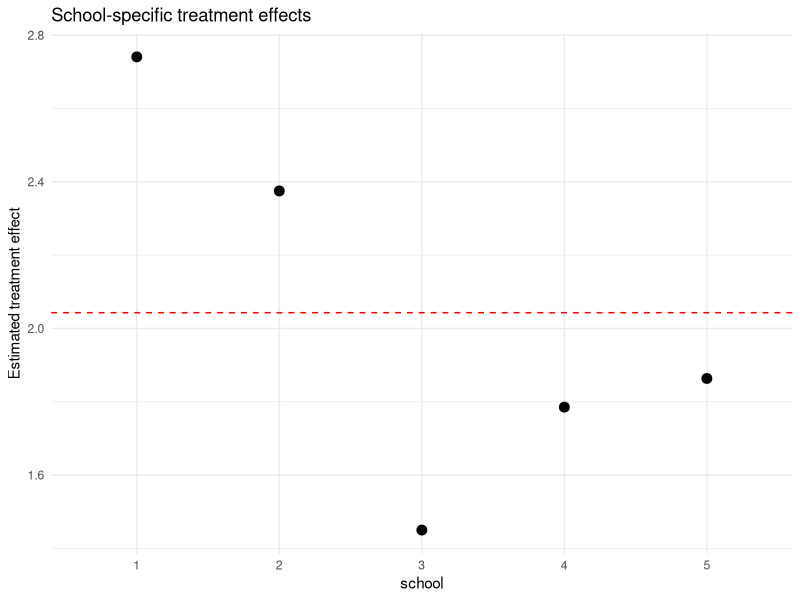
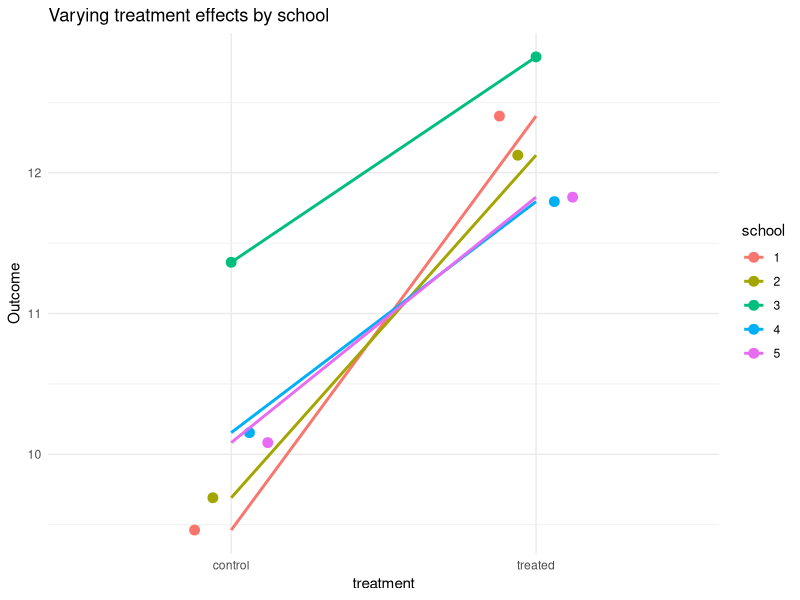
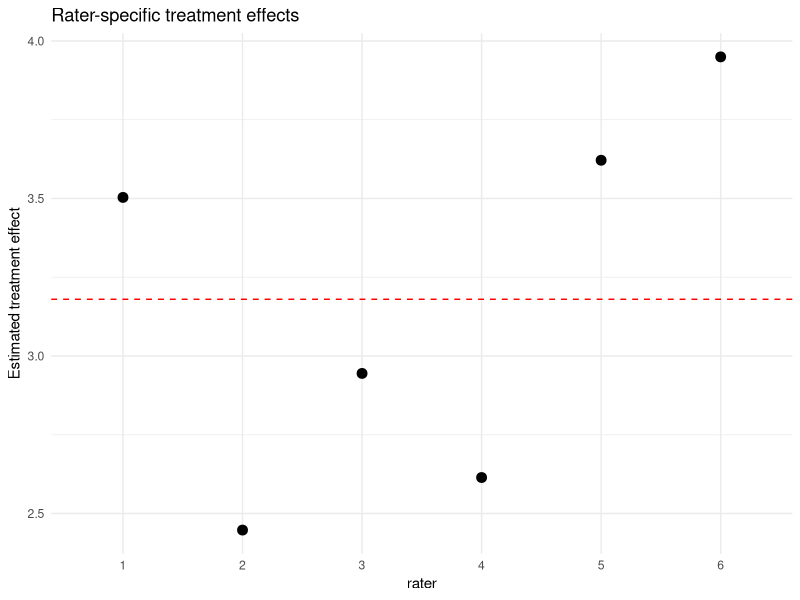
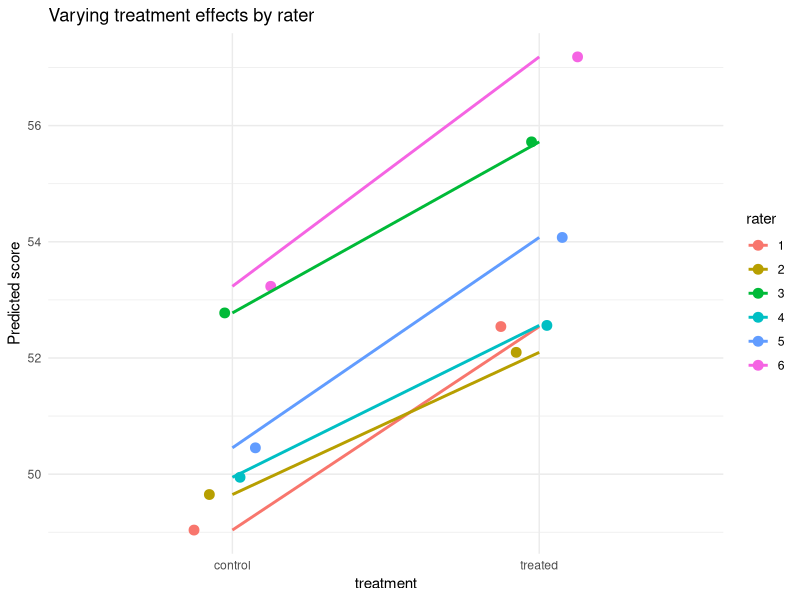

These figures' R source, in order:
## ---- chunk 1
knitr::opts_chunk$set(echo = TRUE)
## ---- chunk 2
library(lme4)
library(glmmTMB)
library(tidyverse)
library(ggplot2)
library(dplyr)
library(broom.mixed)
## ---- chunk 3
set.seed(123)
n_schools <- 5
n_students <- 50

df_nested <- data.frame(
  school = factor(rep(1:n_schools, each = n_students)),
  treatment = factor(rep(rep(c("control","treated"), each = n_students/2), times = n_schools))
)

# Random intercepts and slopes per school
school_intercepts <- rnorm(n_schools, 0, 1)
school_slopes <- rnorm(n_schools, 2, 0.5)

df_nested$y <- 10 +
  school_intercepts[as.numeric(df_nested$school)] +
  school_slopes[as.numeric(df_nested$school)] * (df_nested$treatment == "treated") +
  rnorm(nrow(df_nested), 0, 1)

head(df_nested)
str(df_nested)
## ---- chunk 4
m_nested <- lmer(y ~ treatment + (1 + treatment | school), data = df_nested)
summary(m_nested)
## ---- chunk 5
fix <- fixef(m_nested)
ranefs <- ranef(m_nested)$school

school_effects <- data.frame(
  school = rownames(ranefs),
  intercept = fix["(Intercept)"] + ranefs[,"(Intercept)"],
  treatment_effect = fix["treatmenttreated"] + ranefs[,"treatmenttreated"]
)

school_effects
## ---- chunk 6
ggplot(school_effects, aes(x = school, y = treatment_effect)) +
  geom_point(size = 3) +
  geom_hline(yintercept = fix["treatmenttreated"], linetype = "dashed", color = "red") +
  labs(y = "Estimated treatment effect", title = "School-specific treatment effects") +
  theme_minimal()
## ---- chunk 7
df_nested$pred <- predict(m_nested)

ggplot(df_nested, aes(x = treatment, y = y, group = school, color = school)) +
  stat_summary(fun = mean, geom = "point", size = 3, position = position_dodge(0.3)) +
  stat_summary(fun = mean, geom = "line", aes(group = school), size = 1) +
  labs(y = "Outcome", title = "Varying treatment effects by school") +
  theme_minimal()
## ---- chunk 8
vc <- VarCorr(m_nested)
vc
attr(vc$school, "correlation")[1, 2]
## ---- chunk 9
set.seed(123)
n_students <- 40
n_raters <- 6

df_crossed <- expand.grid(
  student = factor(1:n_students),
  rater = factor(1:n_raters),
  treatment = factor(c("control","treated"))
)

rater_intercepts <- rnorm(n_raters, 0, 2)
rater_slopes <- rnorm(n_raters, 3, 0.7)

df_crossed$score <- 50 +
  rater_intercepts[as.numeric(df_crossed$rater)] +
  rater_slopes[as.numeric(df_crossed$rater)] * (df_crossed$treatment == "treated") +
  rnorm(nrow(df_crossed), 0, 2)

head(df_crossed)
str(df_crossed)
## ---- chunk 10
m_crossed <- lmer(score ~ treatment + (1 + treatment | rater) + (1 | student), data = df_crossed)
summary(m_crossed)
## ---- chunk 11
fix <- fixef(m_crossed)
ranefs <- ranef(m_crossed)$rater

rater_effects <- data.frame(
  rater = rownames(ranefs),
  intercept = fix["(Intercept)"] + ranefs[,"(Intercept)"],
  treatment_effect = fix["treatmenttreated"] + ranefs[,"treatmenttreated"]
)

rater_effects
## ---- chunk 12
ggplot(rater_effects, aes(x = rater, y = treatment_effect)) +
  geom_point(size = 3) +
  geom_hline(yintercept = fix["treatmenttreated"], linetype = "dashed", color = "red") +
  labs(y = "Estimated treatment effect", title = "Rater-specific treatment effects") +
  theme_minimal()
## ---- chunk 13
df_crossed$pred <- predict(m_crossed)

ggplot(df_crossed, aes(x = treatment, y = pred, group = rater, color = rater)) +
  stat_summary(fun = mean, geom = "point", size = 3, position = position_dodge(0.3)) +
  stat_summary(fun = mean, geom = "line", aes(group = rater), size = 1) +
  labs(y = "Predicted score", title = "Varying treatment effects by rater") +
  theme_minimal()
## ---- chunk 14
VarCorr(m_crossed)
## ---- chunk 15
data("sleepstudy")
head(sleepstudy)
